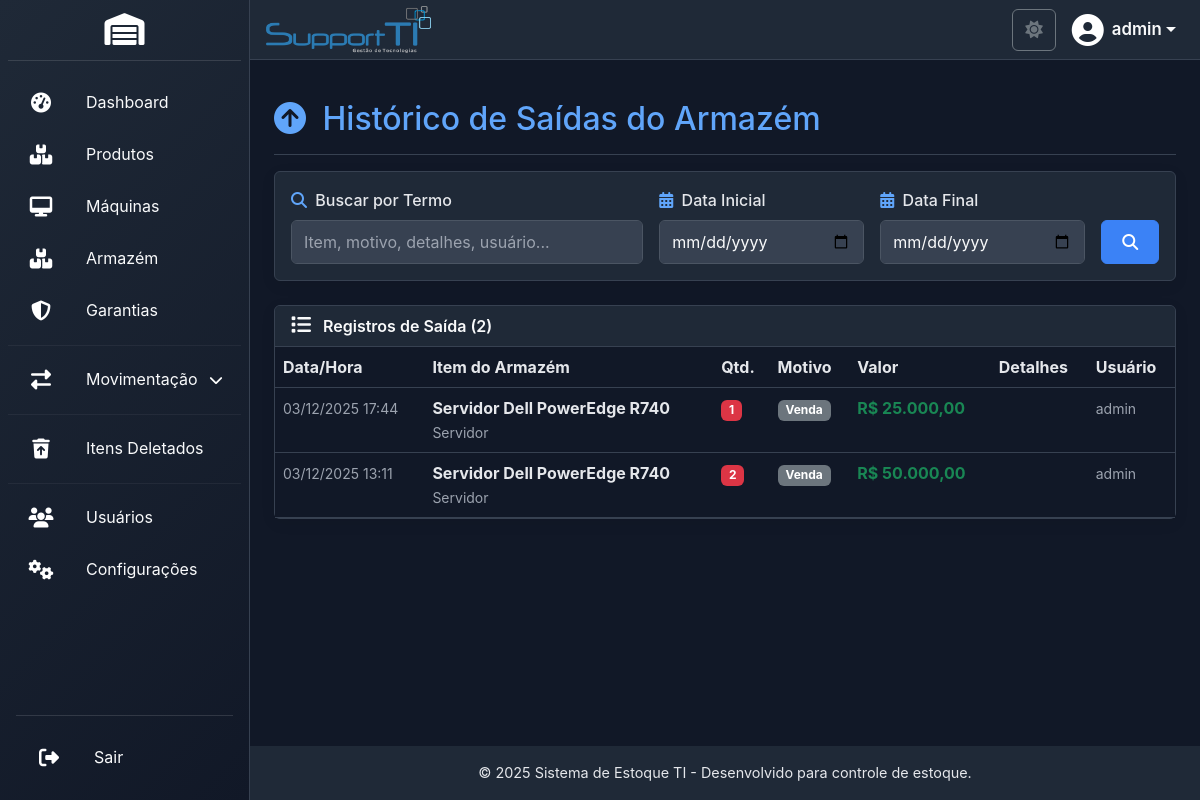
/modules/warehouse/warehouse_outputs_log.php (signed in), run on an earlier commit of the app's database.
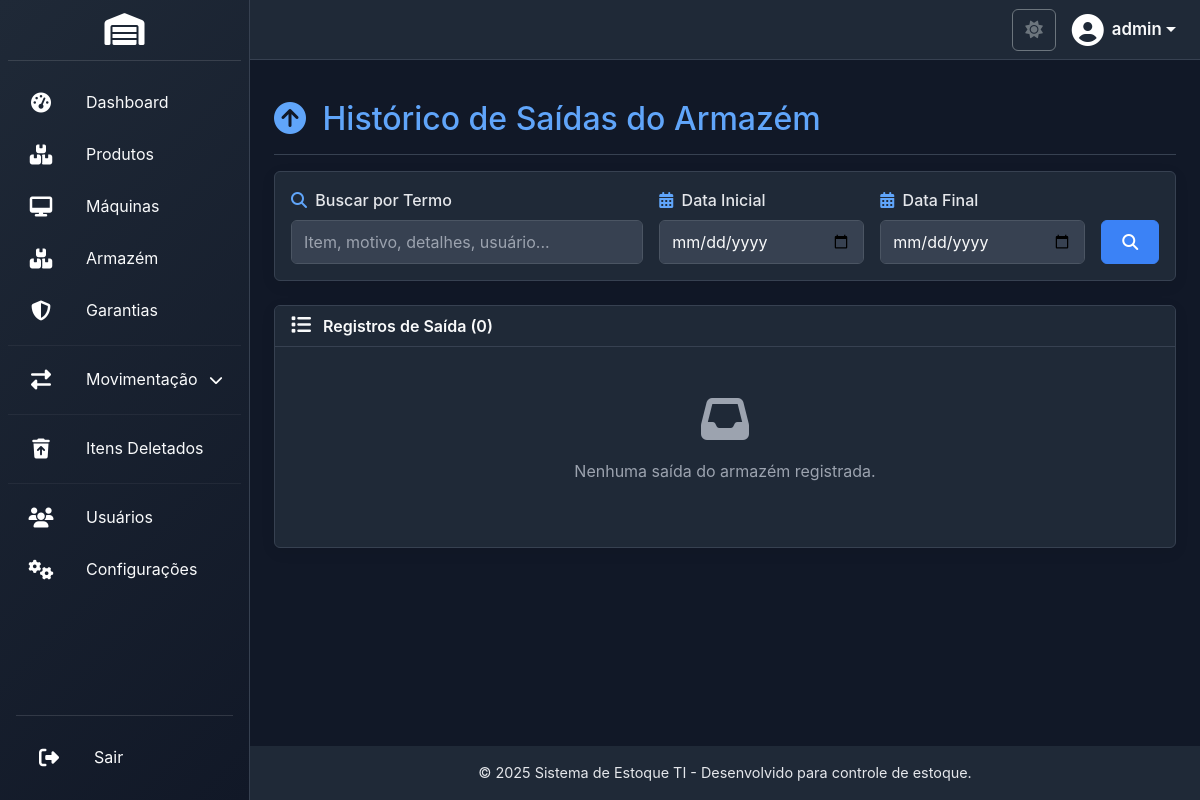
And on a later commit of the database.
### tables this page shows
CREATE TABLE IF NOT EXISTS `warehouse_outputs` (
  `id` int(11) NOT NULL AUTO_INCREMENT,
  `warehouse_id` int(11) NOT NULL COMMENT 'ID do item no armazém',
  `user_id` int(11) DEFAULT NULL COMMENT 'ID do usuário responsável',
  `quantity_removed` int(11) NOT NULL COMMENT 'Quantidade removida',
  `reason` varchar(255) NOT NULL COMMENT 'Motivo da saída',
  `details` text DEFAULT NULL COMMENT 'Detalhes adicionais',
  `unit_price` decimal(12,2) DEFAULT NULL COMMENT 'Preço unitário',
  `output_date` timestamp NOT NULL DEFAULT current_timestamp() COMMENT 'Data da saída',
  `warehouse_name` varchar(255) DEFAULT NULL COMMENT 'Nome do item (cache)',
  `warehouse_category` varchar(100) DEFAULT NULL COMMENT 'Categoria (cache)',
  `warehouse_serial_number` varchar(100) DEFAULT NULL COMMENT 'Número de série (cache)',
  `warehouse_barcode` varchar(100) DEFAULT NULL COMMENT 'Código de barras (cache)',
  PRIMARY KEY (`id`),
  KEY `warehouse_id` (`warehouse_id`),
  KEY `user_id` (`user_id`)
);

CREATE TABLE IF NOT EXISTS `users` (
  `id` int(11) NOT NULL AUTO_INCREMENT,
  `username` varchar(50) NOT NULL,
  `password` varchar(255) NOT NULL,
  `email` varchar(100) NOT NULL,
  `role` varchar(20) DEFAULT 'user',
  `full_name` varchar(255) DEFAULT NULL,
  `avatar` varchar(255) DEFAULT NULL,
  `last_login` timestamp NULL DEFAULT NULL,
  `reset_token` varchar(64) DEFAULT NULL,
  `reset_token_expires_at` datetime DEFAULT NULL,
  `created_at` timestamp NOT NULL DEFAULT current_timestamp(),
  `updated_at` timestamp NOT NULL DEFAULT current_timestamp() ON UPDATE current_timestamp(),
  `theme` varchar(50) DEFAULT 'blue',
  `is_deleted` tinyint(1) DEFAULT 0 COMMENT 'Marca usuário como deletado (soft delete)',
  `deleted_at` datetime DEFAULT NULL COMMENT 'Data e hora da deleção',
  PRIMARY KEY (`id`),
  UNIQUE KEY `username` (`username`),
  UNIQUE KEY `email` (`email`),
  KEY `idx_is_deleted` (`is_deleted`),
  KEY `idx_deleted_at` (`deleted_at`)
);

### config/database.php (called while the page is built, shortened)
<?php
function url($path = '') {
    return BASE_PATH . '/' . ltrim($path, '/');
}
function getConnection() {
    static $pdo = null;
    if ($pdo === null) {
        try {
            $dsn = "mysql:host=" . DB_HOST . ";dbname=" . DB_NAME . ";charset=" . DB_CHARSET;
            $options = [
                PDO::ATTR_ERRMODE            => PDO::ERRMODE_EXCEPTION,
                PDO::ATTR_DEFAULT_FETCH_MODE => PDO::FETCH_ASSOC,
                PDO::ATTR_EMULATE_PREPARES   => false,
            ];
            $pdo = new PDO($dsn, DB_USER, DB_PASS, $options);
        } catch (PDOException $e) {
            error_log("Erro de conexão com o banco de dados: " . $e->getMessage());
            die("Erro de conexão com o banco de dados. Verifique as configurações em config.php e se o serviço MySQL está em execução.");
        }
    }
    return $pdo;
}
$system_settings_defaults = [
    "system_name" => "Sistema de Estoque TI",
    "company_name" => "Sua Empresa",
    "company_slogan" => "Controle total do seu estoque",
    "theme_color" => "blue",
];
try {
    $pdo = getConnection();
    $pdo->exec("CREATE TABLE IF NOT EXISTS system_settings (
        id INT AUTO_INCREMENT PRIMARY KEY,
        setting_key VARCHAR(100) UNIQUE NOT NULL,
        setting_value TEXT
    )");
    $stmt = $pdo->query("SELECT setting_key, setting_value FROM system_settings");
    $db_settings = $stmt->fetchAll(PDO::FETCH_KEY_PAIR);
    $system_settings = array_merge($system_settings_defaults, $db_settings);
} catch (PDOException $e) {
    error_log("Erro ao carregar configurações do banco: " . $e->getMessage());
    $system_settings = $system_settings_defaults;
}
function isLoggedIn() {
    return isset($_SESSION["user_id"]) && !empty($_SESSION["user_id"]);
}
?>

### config.php (called while the page is built)
<?php
require_once __DIR__ . '/config/database.php';
?>

### modules/warehouse/warehouse_outputs_log.php (the view, shortened to what the changed rows need)
<?php
require_once '../../config.php';
$page = max(1, intval($_GET['page'] ?? 1));
$per_page = 20;
$offset = ($page - 1) * $per_page;
try {
    $pdo = getConnection();
    $where_conditions = [];
    $params = [];
    $where_clause = !empty($where_conditions) ? 'WHERE ' . implode(' AND ', $where_conditions) : '';
    $count_query = "SELECT COUNT(*) as total FROM warehouse_outputs wo LEFT JOIN users u ON wo.user_id = u.id {$where_clause}";
    $count_stmt = $pdo->prepare($count_query);
    $count_stmt->execute($params);
    $total_records = $count_stmt->fetch()['total'];
    $outputs_query = "
        SELECT
            wo.*, u.username
        FROM warehouse_outputs wo
        LEFT JOIN users u ON wo.user_id = u.id
        {$where_clause}
        ORDER BY wo.output_date DESC
        LIMIT {$per_page} OFFSET {$offset}
    ";
    $outputs_stmt = $pdo->prepare($outputs_query);
    $outputs_stmt->execute($params);
    $outputs = $outputs_stmt->fetchAll();
} catch (PDOException $e) {
    error_log("Erro ao carregar dados de saída do armazém: " . $e->getMessage());
    $outputs = [];
    $total_records = 0;
    $total_pages = 0;
}
?>
<?php include '../../includes/header.php'; ?>
<div class="d-flex justify-content-between flex-wrap flex-md-nowrap align-items-center pt-3 pb-2 mb-3 border-bottom">
    <h1 class="h2 text-primary-custom">
        <i class="fas fa-arrow-circle-up me-2"></i>
        Histórico de Saídas do Armazém
    </h1>
</div>
<div class="card card-custom">
    <div class="card-header card-header-custom d-flex justify-content-between align-items-center">
        <span>
            <i class="fas fa-list me-2"></i>
            Registros de Saída (<?php echo number_format($total_records); ?>)
        </span>
    </div>
    <div class="card-body p-0">
        <?php if (empty($outputs)): ?>
            <div class="text-center text-muted py-5">
                <i class="fas fa-inbox fa-3x mb-3"></i>
                <p>Nenhuma saída do armazém registrada.</p>
            </div>
        <?php else: ?>
            <div class="table-responsive">
                <table class="table table-hover mb-0">
                    <thead class="table-header-custom">
                        <tr>
                            <th>Data/Hora</th>
                            <th>Item do Armazém</th>
                            <th>Qtd.</th>
                            <th>Motivo</th>
                            <th>Valor</th>
                            <th>Detalhes</th>
                            <th>Usuário</th>
                        </tr>
                    </thead>
                    <tbody>
                        <?php foreach ($outputs as $output): ?>
                            <tr>
                                <td><small><?php echo date('d/m/Y H:i', strtotime($output['output_date'])); ?></small></td>
                                <td>
                                    <strong><?php echo htmlspecialchars($output['warehouse_name']); ?></strong>
                                    <br><small class="text-muted"><?php echo htmlspecialchars($output['warehouse_category'] ?? 'N/A'); ?></small>
                                </td>
                                <td><span class="badge bg-danger"><?php echo number_format($output['quantity_removed']); ?></span></td>
                                <td><span class="badge bg-secondary"><?php echo htmlspecialchars($output['reason'] ?? 'N/A'); ?></span></td>
                                <td>
                                    <?php
                                    if (isset($output['unit_price']) && is_numeric($output['unit_price'])) {
                                        $total_value = $output['unit_price'] * $output['quantity_removed'];
                                        echo '<strong class="text-success">R$ ' . number_format($total_value, 2, ',', '.') . '</strong>';
                                    } else {
                                        echo '<span class="text-muted">-</span>';
                                    }
                                    ?>
                                </td>
                                <td><small><?php echo nl2br(htmlspecialchars($output['details'] ?? 'N/A')); ?></small></td>
                                <td><small><?php echo htmlspecialchars($output['username'] ?? 'Sistema'); ?></small></td>
                            </tr>
                        <?php endforeach; ?>
                    </tbody>
                </table>
            </div>
        <?php endif; ?>
    </div>
</div>
<?php include '../../includes/footer.php'; ?>

### includes/header.php (shortened to what the changed rows need)
<?php
require_once __DIR__ . '/../config.php';
$current_theme = $system_settings["theme_color"] ?? "light";
if (isLoggedIn()) {
    $user_id = $_SESSION["user_id"];
    try {
        $pdo = getConnection();
        $stmt = $pdo->prepare("SELECT setting_value FROM system_settings WHERE setting_key = ?");
        $stmt->execute(["user_theme_{$user_id}"]);
        $user_theme_preference = $stmt->fetchColumn();
        if ($user_theme_preference) {
            $current_theme = $user_theme_preference;
        }
    } catch (PDOException $e) {
        error_log("Erro ao carregar preferência de tema do usuário: " . $e->getMessage());
    }
}
$logo_path = $system_settings['company_logo'] ?? '';
?>
<!DOCTYPE html>
<html lang="pt-BR">
<head>
    <link href="/sistema5/css/bootstrap.min.css" rel="stylesheet">
    <link href="/sistema5/css/themes.css" rel="stylesheet">
    <link href="https://cdnjs.cloudflare.com/ajax/libs/font-awesome/6.4.0/css/all.min.css" rel="stylesheet">
    <link href="/sistema5/css/custom.css" rel="stylesheet">
    <link href="/sistema5/css/custom-improved.css" rel="stylesheet">
    <link href="/sistema5/css/media-upload.css" rel="stylesheet">
    <link href="/sistema5/css/sidebar-animations.css" rel="stylesheet">
</head>
<body class="theme-<?php echo htmlspecialchars($current_theme); ?>">
<div class="wrapper">
    <div id="main-content-wrapper" class="d-flex flex-column flex-grow-1">
        <?php if (isLoggedIn() && !isset($hide_sidebar)): ?>
        <header class="d-flex align-items-center px-3 border-bottom bg-light no-print" style="height: 60px; min-height: 60px;">
            <ul class="navbar-nav d-flex flex-row align-items-center w-100">
                <li class="nav-item">
                    <a href="<?php echo url('public/dashboard.php'); ?>" class="navbar-brand-logo">
                        <?php if (!empty($logo_path)):
                            $full_logo_path = __DIR__ . '/../' . $logo_path;
                            if (file_exists($full_logo_path)):
                        ?>
                            <img src="/sistema5/<?php echo htmlspecialchars($logo_path); ?>?v=<?php echo time(); ?>" alt="Logo da Empresa">
                        <?php
                            endif;
                        endif; ?>
                    </a>
                </li>
            </ul>
        </header>
        <?php endif; ?>
        <main class="p-3 p-md-4 flex-grow-1">

What changed in the data, as far as the page shows it:
removed warehouse_outputs: output_date "03/12/2025 17:44", warehouse_name "Servidor Dell PowerEdge R740", warehouse_category "Servidor", quantity_removed "1", reason "Venda", total_value "25.000,00", user.username "admin"
removed warehouse_outputs: output_date "03/12/2025 13:11", warehouse_name "Servidor Dell PowerEdge R740", warehouse_category "Servidor", quantity_removed "2", reason "Venda", total_value "50.000,00", user.username "admin"
Also different on the page:
$total_records: "2" → "0"
text no longer shown: "Data/Hora Item do Armazém Qtd. Motivo Valor Detalhes Usuário"
text now shown: "Nenhuma saída do armazém registrada."
